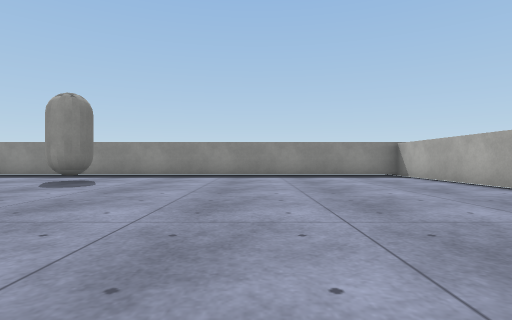
[1] (above)

17 first-person views from a walk through a scene from a Unity 3-D project. The camera is 0.51 m above the floor, looks level and sees 80° across. The floor is counted in squares, 1 m on a side. Each view is taken from the middle of a square. On the plan, view 1 faces up. The plan holds only what a view shows up to about 9 squares ahead; the rest is blank. The place goes on beyond the plan. Surface patterns are stand-ins for the level's own textures.

[2]
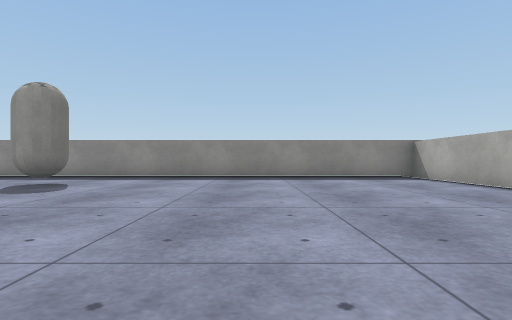

[3]
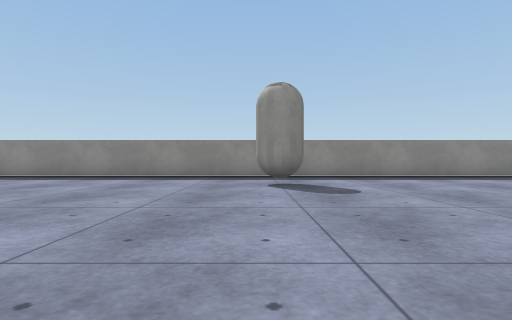

[4]
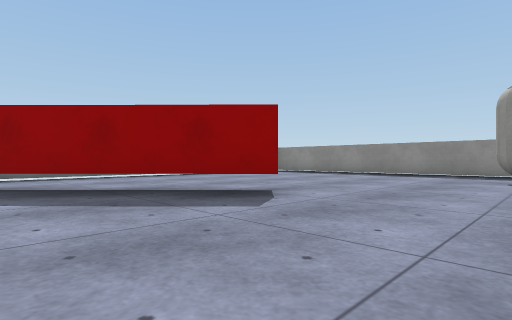

[5]
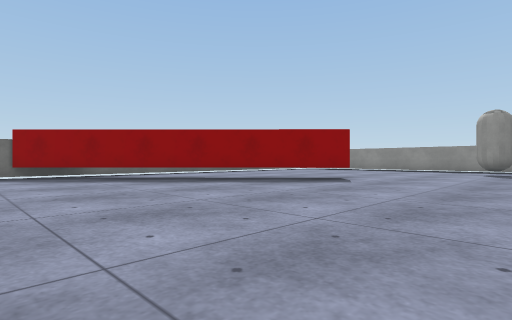

[6]
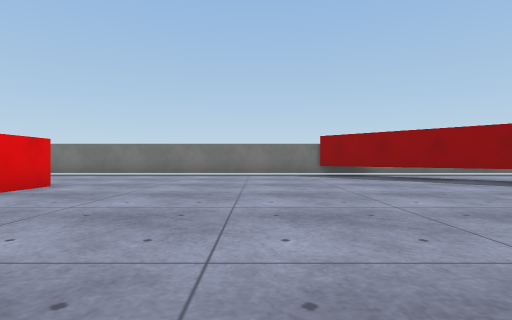

[7]
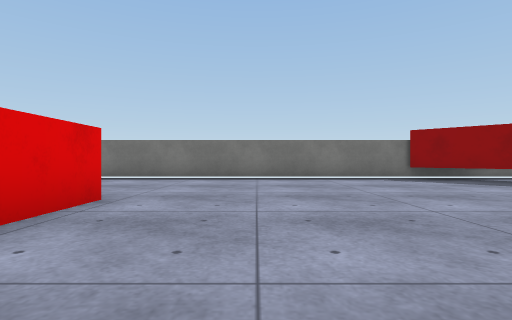

[8]
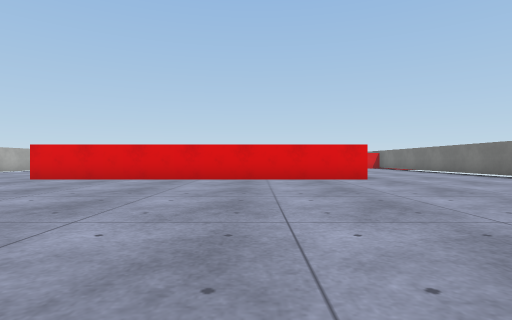

[9]
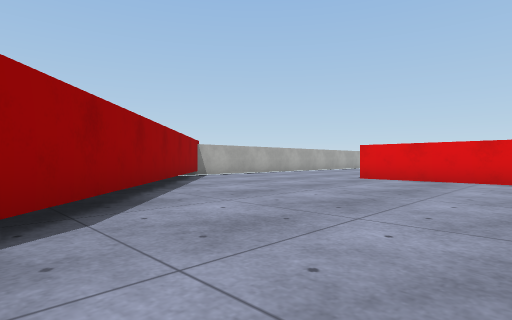

[10]
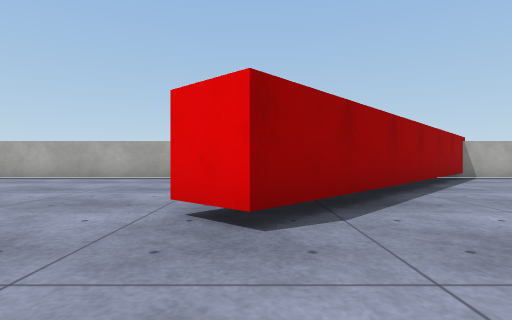

[11]
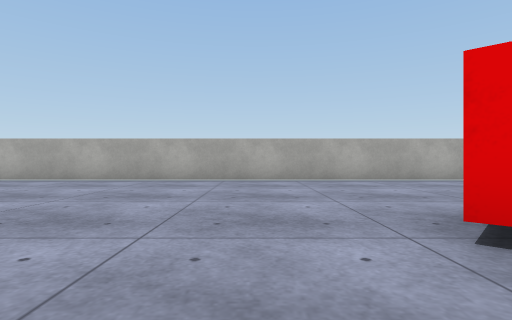

[12]
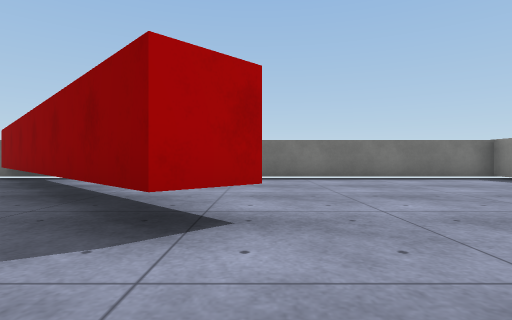

[13]
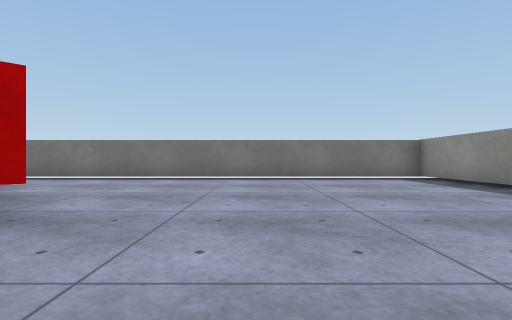

[14]
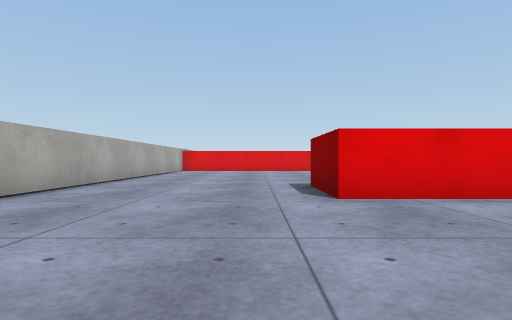

[15]
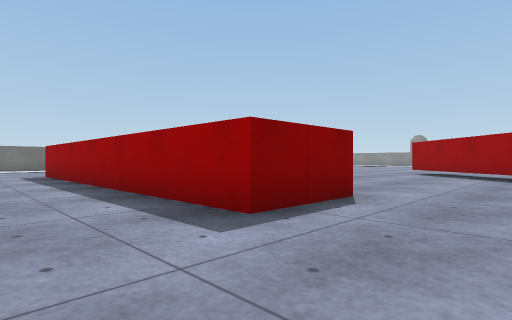

[16]
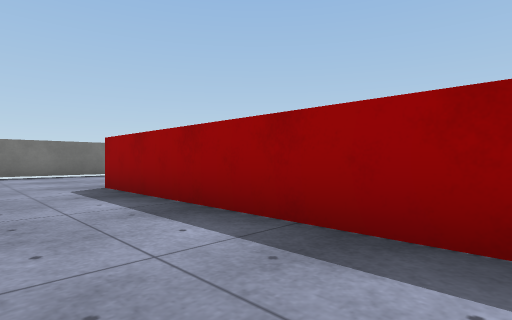

[17]
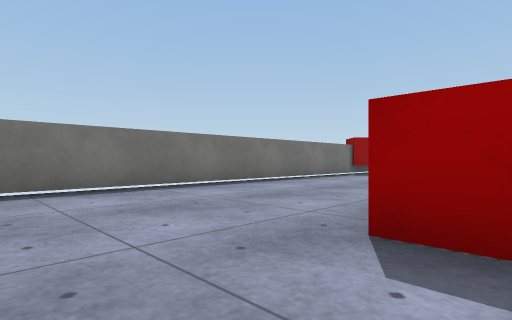

### Floor plan
Key: @ floor where view 1 was taken; # wall or solid block; . floor; C capsule; T thing the floor can be seen under or through.
Columns run from 14 left of view 1 to 5 right of it. Each row starts with its distance up from view 1.
 10 ####################
  9 #..................#
  8 #.........C........#
  7 #........CC........#
  6 #..................#
  5 #..................#
  4 #..................#
  3 #.....T............#
  2 #.....TT... .......#
  1 #....T..... .......#
  0 #...T.........@....#
 -1 #..T...............#
 -2 #.#..........#.....#
 -3 ##...........##....#
 -4 #.............###..#
 -5 #...............##.#
 -6 #................##
 -7 #.................##
 -8 #..................#
 -9 #..................#
-10 #....##########....#
-11 #....##########....#
-12 #....##########....#
-13 #..................#
-14 #..................#

Where each view was taken, in squares from view 1:
view 1: 0 up, 0 right, facing up
view 2: 1 up, 0 right, facing up
view 3: 1 up, 5 left, facing up
view 4: 1 down, 4 left, facing up-left
view 5: 5 down, 3 left, facing up-left
view 6: 6 down, 3 left, facing left
view 7: 8 down, 5 left, facing left
view 8: 2 down, 6 left, facing down
view 9: 2 down, 4 left, facing down-right
view 10: 2 down, 4 left, facing right
view 11: 0 up, 3 left, facing right
view 12: 3 up, 5 left, facing left
view 13: 5 up, 5 left, facing left
view 14: 6 down, 1 right, facing down
view 15: 14 down, 2 right, facing up-left
view 16: 14 down, 3 left, facing up-left
view 17: 14 down, 8 left, facing up-left
